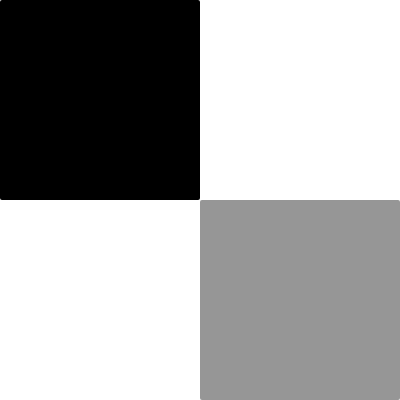
Frame 1 (no input)
Frame 60 (no input): identical to frame 1, image omitted
Frame 120 (the mouse pressed at the canvas centre since frame 60): identical to frame 1, image omitted

The p5.js sketch that drew this single still picture (run headless with seeded random() and noise() and a simulated clock; from frame 60 on, the mouse is pressed at the canvas centre):

// p5.js sketch
// ── sketch.js
function setup(){


createCanvas(400,400);





}
function draw (){
   background(255)
fill(150)
noStroke();
square(200,200,200,2);

fill(0)
noStroke();
square(0,0,200,2);






}
